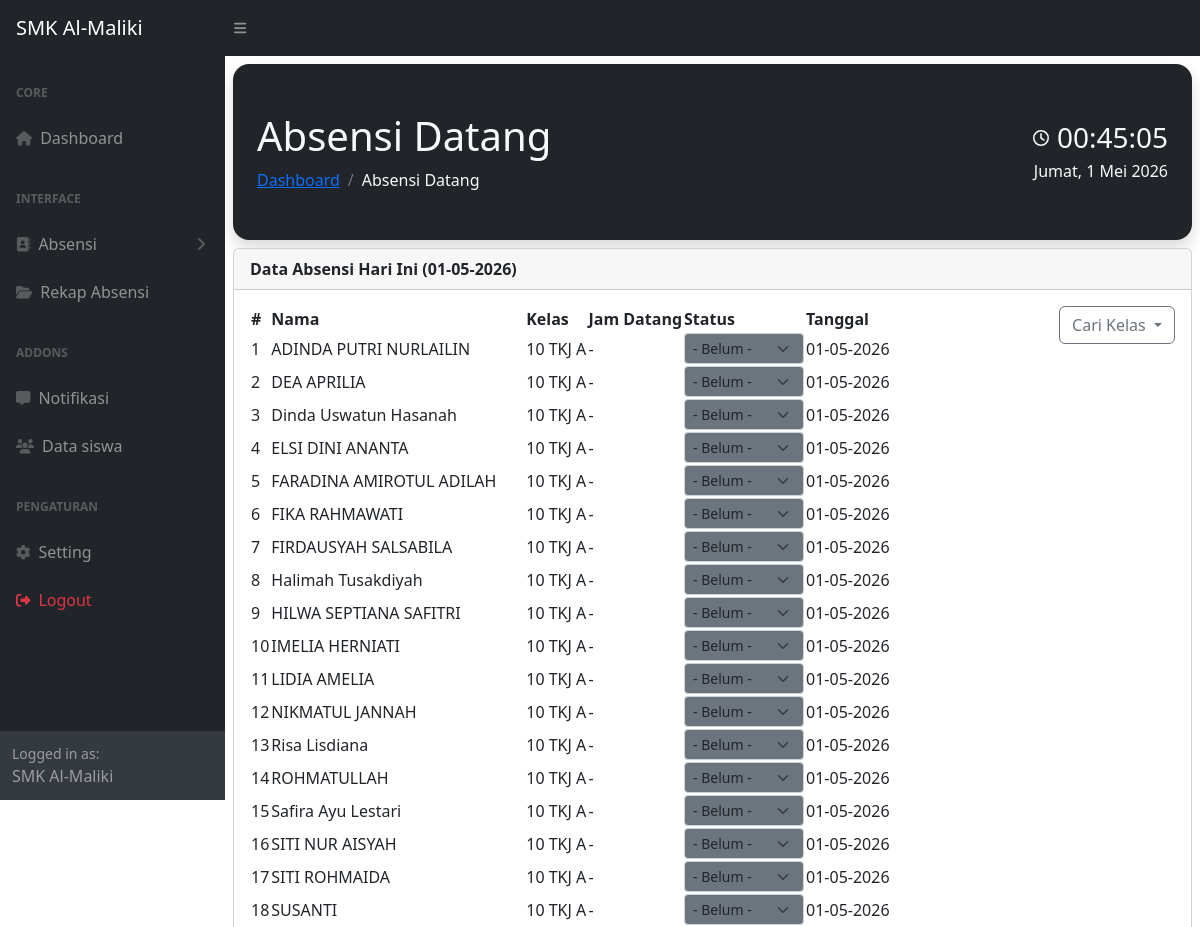
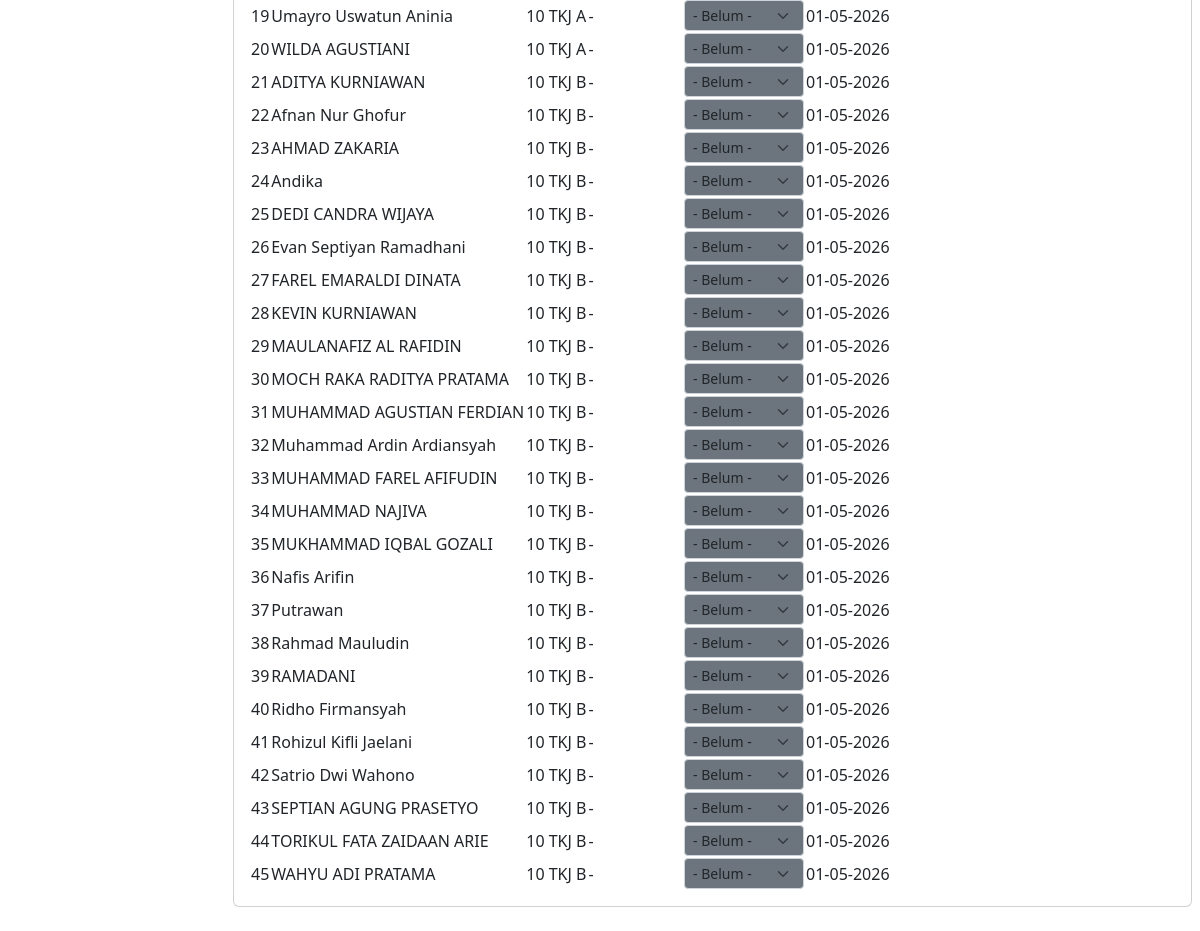
Page /datang.php (signed in) on the committed database (2 pictures, top to bottom).
### tables this page shows
CREATE TABLE `data` (
  `NIS` varchar(20) NOT NULL,
  `nama` varchar(25) NOT NULL,
  `kelas` varchar(10) NOT NULL,
  `no_hp` varchar(20) NOT NULL
);

### datang.php (the view, shortened to what this page needs)
<?php
include "koneksi.php";
$tanggal = date('Y-m-d');
$filter_kelas = "";
$sql = "SELECT d.NIS, d.nama, d.kelas, a.jam_datang, a.status, a.tanggal
        FROM data d
        LEFT JOIN absensi a ON d.NIS = a.NIS AND a.tanggal = '$tanggal'
        $filter_kelas
        ORDER BY d.kelas, d.nama";
$query = mysqli_query($koneksi, $sql);
include "header.php";
include "sidebar.php";
?>
<!DOCTYPE html>
<html lang="en">
<head>
  <link href="https://cdn.jsdelivr.net/npm/simple-datatables@7.1.2/dist/style.min.css" rel="stylesheet" />
  <link href="css/styles.css" rel="stylesheet" />
</head>
<body class="sb-nav-fixed">
  <div id="layoutSidenav_content">
    <main>
      <div class="container-fluid px-2">
        <div class="card-body d-flex justify-content-between align-items-center p-4 bg-dark rounded-4 my-2 shadow">
          <div>
            <h1 class="mt-4 text-light">Absensi Datang</h1>
            <ol class="breadcrumb mb-4">
              <li class="breadcrumb-item"><a href="dashboard.php">Dashboard</a></li>
              <li class="breadcrumb-item active text-light">Absensi Datang</li>
            </ol>
          </div>
          <div class="text-end">
            <div class="d-flex align-items-center justify-content-end text-light fw-bold">
              <i class="far fa-clock me-2"></i>
              <h3 id="clock" class="mb-0">00:00:00</h3>
            </div>
            <div id="date" class="text-light fw-medium mt-1">Memuat Tanggal...</div>
          </div>
        </div>
        <div class="card mb-4">
          <div class="card-header">
            <strong>Data Absensi Hari Ini (<?= date('d-m-Y'); ?>) </strong>
          </div>
          <div class="card-body">
            <table id="datatablesSimple">
              <button type="button" class="btn btn-outline-secondary dropdown-toggle float-end " data-bs-toggle="dropdown" aria-expanded="false">
                Cari Kelas
              </button>
          </div>
          <thead>
            <tr>
              <th>#</th>
              <th>Nama</th>
              <th>Kelas</th>
              <th>Jam Datang</th>
              <th>Status</th>
              <th>Tanggal</th>
            </tr>
          </thead>
          <tbody>
            <?php
            $no = 1;
            while ($row = mysqli_fetch_assoc($query)) {
              $status = $row['status'] ?: 'Belum Absen';
              $bg_color = "secondary";
            ?>
              <tr>
                <td><?= $no++ ?></td>
                <td><?= $row['nama'] ?></td>
                <td><?= $row['kelas'] ?></td>
                <td><?= $row['jam_datang'] ?: '-' ?></td>
                <td>
                  <select class="form-select form-select-sm select-status bg-<?= $bg_color ?>"
                    data-nis="<?= $row['NIS'] ?>"
                    style="width: 120px;">
                    <option value="Belum Absen" <?= $status == 'Belum Absen' ? 'selected' : '' ?>>- Belum -</option>
                  </select>
                </td>
                <td><?= date('d-m-Y', strtotime($tanggal)) ?></td>
              </tr>
            <?php } ?>
          </tbody>
        </div>
      </div>
  </div>
</body>
</html>

### rows in the picture
data: nama "ADINDA PUTRI NURLAILIN", kelas "10 TKJ A", jam_datang "-", NIS "- Belum -"
data: nama "DEA APRILIA", kelas "10 TKJ A", jam_datang "-", NIS "- Belum -"
data: nama "Dinda Uswatun Hasanah", kelas "10 TKJ A", jam_datang "-", NIS "- Belum -"
data: nama "ELSI DINI ANANTA", kelas "10 TKJ A", jam_datang "-", NIS "- Belum -"
data: nama "FARADINA AMIROTUL ADILAH", kelas "10 TKJ A", jam_datang "-", NIS "- Belum -"
data: nama "FIKA RAHMAWATI", kelas "10 TKJ A", jam_datang "-", NIS "- Belum -"
data: nama "FIRDAUSYAH SALSABILA", kelas "10 TKJ A", jam_datang "-", NIS "- Belum -"
data: nama "Halimah Tusakdiyah", kelas "10 TKJ A", jam_datang "-", NIS "- Belum -"
data: nama "HILWA SEPTIANA SAFITRI", kelas "10 TKJ A", jam_datang "-", NIS "- Belum -"
data: nama "IMELIA HERNIATI", kelas "10 TKJ A", jam_datang "-", NIS "- Belum -"
data: nama "LIDIA AMELIA", kelas "10 TKJ A", jam_datang "-", NIS "- Belum -"
data: nama "NIKMATUL JANNAH", kelas "10 TKJ A", jam_datang "-", NIS "- Belum -"
data: nama "Risa Lisdiana", kelas "10 TKJ A", jam_datang "-", NIS "- Belum -"
data: nama "ROHMATULLAH", kelas "10 TKJ A", jam_datang "-", NIS "- Belum -"
data: nama "Safira Ayu Lestari", kelas "10 TKJ A", jam_datang "-", NIS "- Belum -"
data: nama "SITI NUR AISYAH", kelas "10 TKJ A", jam_datang "-", NIS "- Belum -"
data: nama "SITI ROHMAIDA", kelas "10 TKJ A", jam_datang "-", NIS "- Belum -"
data: nama "SUSANTI", kelas "10 TKJ A", jam_datang "-", NIS "- Belum -"
data: nama "Umayro Uswatun Aninia", kelas "10 TKJ A", jam_datang "-", NIS "- Belum -"
data: nama "WILDA AGUSTIANI", kelas "10 TKJ A", jam_datang "-", NIS "- Belum -"
data: nama "ADITYA KURNIAWAN", kelas "10 TKJ B", jam_datang "-", NIS "- Belum -"
data: nama "Afnan Nur Ghofur", kelas "10 TKJ B", jam_datang "-", NIS "- Belum -"
data: nama "AHMAD ZAKARIA", kelas "10 TKJ B", jam_datang "-", NIS "- Belum -"
data: nama "Andika", kelas "10 TKJ B", jam_datang "-", NIS "- Belum -"
data: nama "DEDI CANDRA WIJAYA", kelas "10 TKJ B", jam_datang "-", NIS "- Belum -"
data: nama "Evan Septiyan Ramadhani", kelas "10 TKJ B", jam_datang "-", NIS "- Belum -"
data: nama "FAREL EMARALDI DINATA", kelas "10 TKJ B", jam_datang "-", NIS "- Belum -"
data: nama "KEVIN KURNIAWAN", kelas "10 TKJ B", jam_datang "-", NIS "- Belum -"
data: nama "MAULANAFIZ AL RAFIDIN", kelas "10 TKJ B", jam_datang "-", NIS "- Belum -"
data: nama "MOCH RAKA RADITYA PRATAMA", kelas "10 TKJ B", jam_datang "-", NIS "- Belum -"
data: nama "MUHAMMAD AGUSTIAN FERDIAN", kelas "10 TKJ B", jam_datang "-", NIS "- Belum -"
data: nama "Muhammad Ardin Ardiansyah", kelas "10 TKJ B", jam_datang "-", NIS "- Belum -"
data: nama "MUHAMMAD FAREL AFIFUDIN", kelas "10 TKJ B", jam_datang "-", NIS "- Belum -"
data: nama "MUHAMMAD NAJIVA", kelas "10 TKJ B", jam_datang "-", NIS "- Belum -"
data: nama "MUKHAMMAD IQBAL GOZALI", kelas "10 TKJ B", jam_datang "-", NIS "- Belum -"
data: nama "Nafis Arifin", kelas "10 TKJ B", jam_datang "-", NIS "- Belum -"
data: nama "Putrawan", kelas "10 TKJ B", jam_datang "-", NIS "- Belum -"
data: nama "Rahmad Mauludin", kelas "10 TKJ B", jam_datang "-", NIS "- Belum -"
data: nama "RAMADANI", kelas "10 TKJ B", jam_datang "-", NIS "- Belum -"
data: nama "Ridho Firmansyah", kelas "10 TKJ B", jam_datang "-", NIS "- Belum -"
data: nama "Rohizul Kifli Jaelani", kelas "10 TKJ B", jam_datang "-", NIS "- Belum -"
data: nama "Satrio Dwi Wahono", kelas "10 TKJ B", jam_datang "-", NIS "- Belum -"
data: nama "SEPTIAN AGUNG PRASETYO", kelas "10 TKJ B", jam_datang "-", NIS "- Belum -"
data: nama "TORIKUL FATA ZAIDAAN ARIE", kelas "10 TKJ B", jam_datang "-", NIS "- Belum -"
data: nama "WAHYU ADI PRATAMA", kelas "10 TKJ B", jam_datang "-", NIS "- Belum -"
